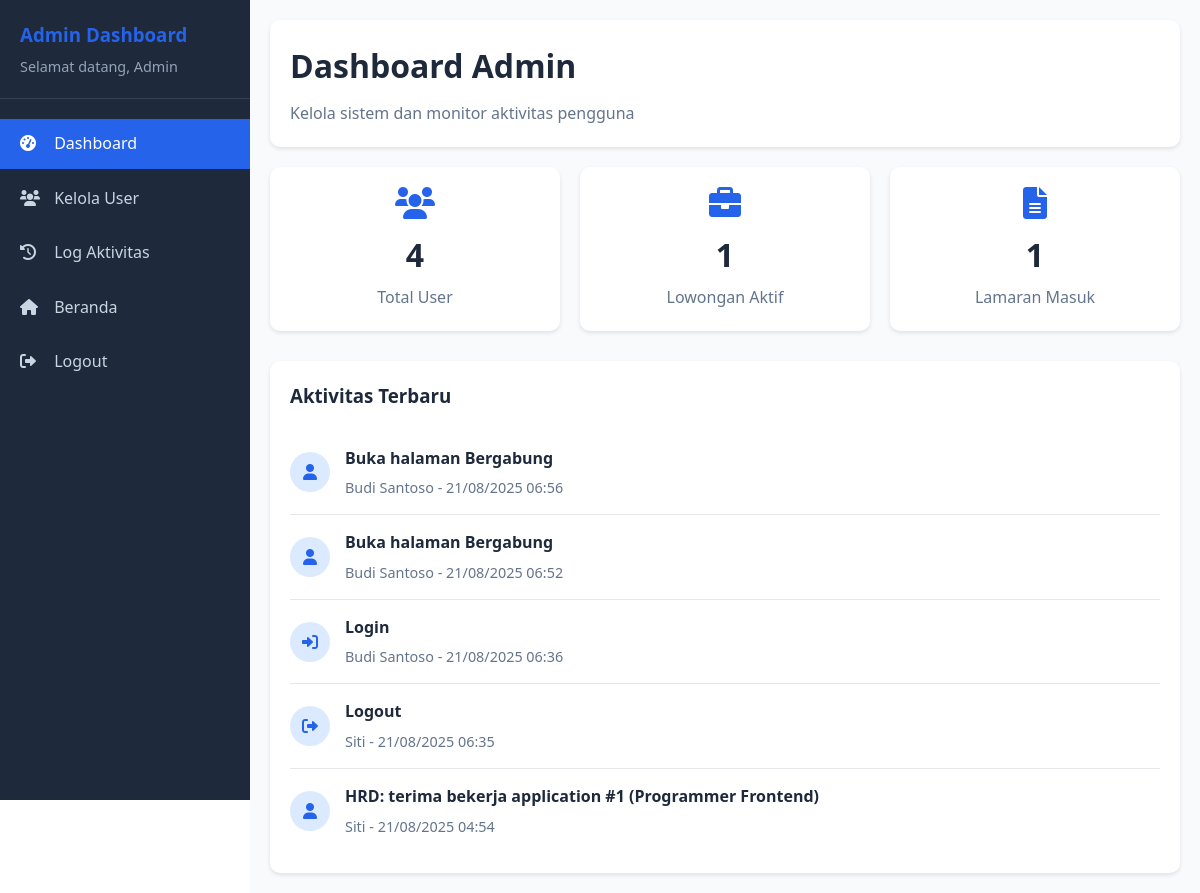
/admin/dashboard.php (signed in), run on an earlier commit of the app's database.
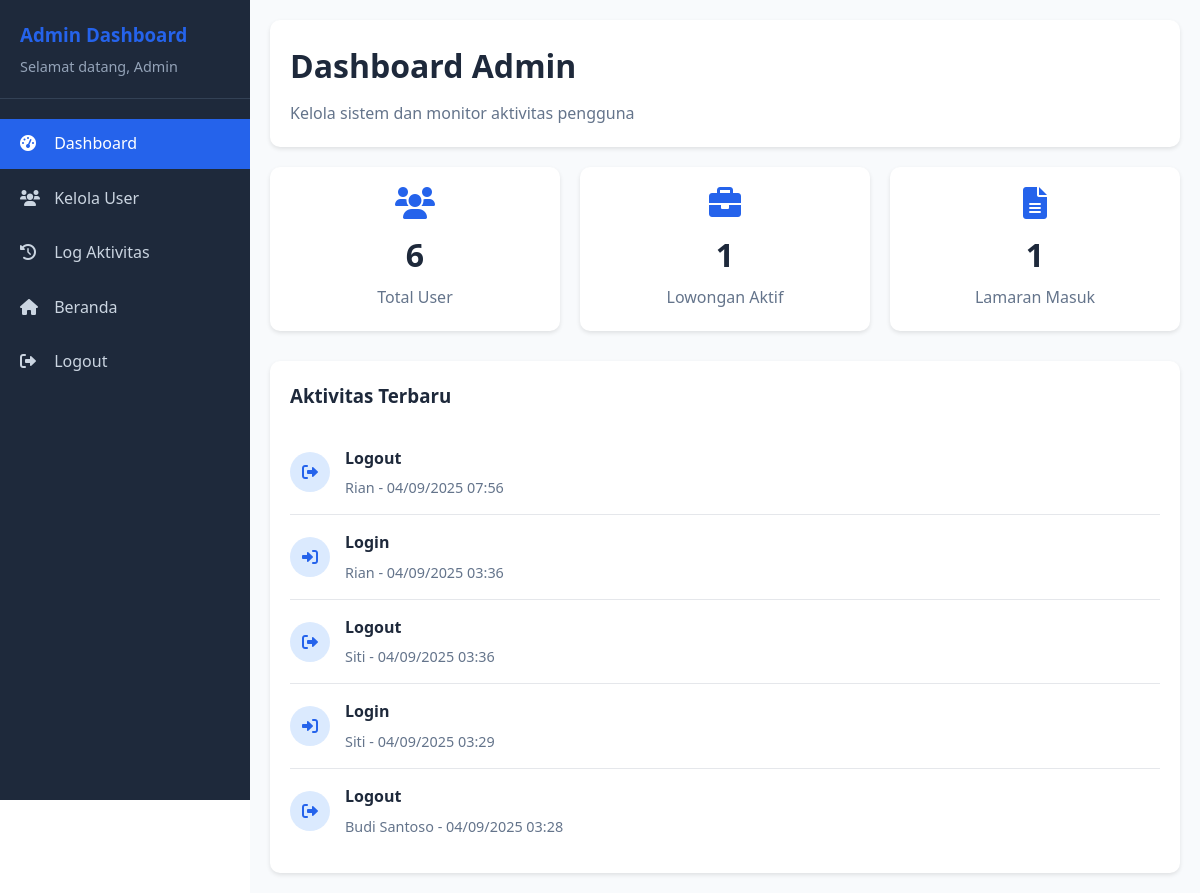
And on a later commit of the database.
### tables this page shows
CREATE TABLE `log_aktivitas` (
  `log_id` int NOT NULL,
  `user_id` int DEFAULT NULL,
  `action` varchar(255) NOT NULL,
  `log_time` timestamp NULL DEFAULT CURRENT_TIMESTAMP
);

CREATE TABLE `users` (
  `user_id` int NOT NULL,
  `username` varchar(50) NOT NULL,
  `password` varchar(255) NOT NULL,
  `email` varchar(100) NOT NULL,
  `full_name` varchar(100) DEFAULT NULL,
  `role` enum('admin','pelamar','hrd','konten') DEFAULT 'pelamar',
  `status` enum('active','inactive') DEFAULT 'active',
  `created_at` timestamp NULL DEFAULT CURRENT_TIMESTAMP,
  `hapus` int NOT NULL DEFAULT '0'
);

### admin/dashboard.php (the view, shortened to what this page needs)
<?php
require_once '../connect/koneksi.php';
$full_name = $_SESSION['full_name'];
$total_users_query = "SELECT COUNT(*) as total FROM users WHERE hapus = 0";
$total_users_result = mysqli_query($conn, $total_users_query);
$total_users = mysqli_fetch_assoc($total_users_result)['total'];
$active_jobs_query = "SELECT COUNT(*) as total FROM lowongan WHERE status = 'open' AND hapus = 0";
$active_jobs_result = mysqli_query($conn, $active_jobs_query);
$active_jobs = mysqli_fetch_assoc($active_jobs_result)['total'];
$total_applications_query = "SELECT COUNT(*) as total FROM applications";
$total_applications_result = mysqli_query($conn, $total_applications_query);
$total_applications = mysqli_fetch_assoc($total_applications_result)['total'];
$recent_activity_query = "SELECT l.*, u.username, u.full_name
                         FROM log_aktivitas l
                         LEFT JOIN users u ON l.user_id = u.user_id
                         ORDER BY l.log_time DESC
                         LIMIT 5";
$recent_activity_result = mysqli_query($conn, $recent_activity_query);
?>
<!DOCTYPE html>
<html lang="id">
<head>
    <link rel="stylesheet" href="../assets/css/common.css">
    <link rel="stylesheet" href="https://cdnjs.cloudflare.com/ajax/libs/font-awesome/6.0.0/css/all.min.css">
    <link rel="stylesheet" href="css/dashboard.css">
</head>
<body>
    <div class="dashboard-container">
        <div class="sidebar" id="sidebar">
            <div class="sidebar-header">
                <h3>Admin Dashboard</h3>
                <p>Selamat datang, <?php echo htmlspecialchars($full_name); ?></p>
            </div>
            <ul class="sidebar-menu">
                <li><a href="dashboard.php" class="active"><i class="fas fa-tachometer-alt"></i> Dashboard</a></li>
                <li><a href="users.php"><i class="fas fa-users"></i> Kelola User</a></li>
                <li><a href="logs.php"><i class="fas fa-history"></i> Log Aktivitas</a></li>
                <li><a href="../index.php"><i class="fas fa-home"></i> Beranda</a></li>
                <li><a href="../logout.php"><i class="fas fa-sign-out-alt"></i> Logout</a></li>
            </ul>
        </div>
        <div class="main-content">
            <div class="dashboard-header">
                <h1>Dashboard Admin</h1>
                <p>Kelola sistem dan monitor aktivitas pengguna</p>
            </div>
            <div class="stats-grid">
                <div class="stat-card">
                    <i class="fas fa-users"></i>
                    <h3><?php echo $total_users; ?></h3>
                    <p>Total User</p>
                </div>
                <div class="stat-card">
                    <i class="fas fa-briefcase"></i>
                    <h3><?php echo $active_jobs; ?></h3>
                    <p>Lowongan Aktif</p>
                </div>
                <div class="stat-card">
                    <i class="fas fa-file-alt"></i>
                    <h3><?php echo $total_applications; ?></h3>
                    <p>Lamaran Masuk</p>
                </div>
            </div>
            <div class="recent-activity">
                <h3>Aktivitas Terbaru</h3>
                <?php if (mysqli_num_rows($recent_activity_result) > 0): ?>
                    <?php while ($activity = mysqli_fetch_assoc($recent_activity_result)): ?>
                        <div class="activity-item">
                            <div class="activity-icon">
                                <i class="fas fa-<?php echo ($activity['action'] == 'Login') ? 'sign-in-alt' : (($activity['action'] == 'Logout') ? 'sign-out-alt' : 'user'); ?>"></i>
                            </div>
                            <div class="activity-content">
                                <h4><?php echo htmlspecialchars($activity['action']); ?></h4>
                                <p><?php echo htmlspecialchars($activity['full_name'] ?: $activity['username']); ?> - <?php echo date('d/m/Y H:i', strtotime($activity['log_time'])); ?></p>
                            </div>
                        </div>
                    <?php endwhile; ?>
                <?php endif; ?>
            </div>
        </div>
    </div>
</body>
</html>

What changed in the data, as far as the page shows it:
no longer on this page (row unchanged): log_aktivitas: action "Buka halaman Bergabung", user.full_name "Budi Santoso", log_time "21/08/2025 06:56"
no longer on this page (row unchanged): log_aktivitas: action "Buka halaman Bergabung", user.full_name "Budi Santoso", log_time "21/08/2025 06:52"
no longer on this page (row unchanged): log_aktivitas: action "Login", user.full_name "Budi Santoso", log_time "21/08/2025 06:36"
no longer on this page (row unchanged): log_aktivitas: action "Logout", user.full_name "Siti", log_time "21/08/2025 06:35"
no longer on this page (row unchanged): log_aktivitas: action "HRD: terima bekerja application #1 (Programmer Frontend)", user.full_name "Siti", log_time "21/08/2025 04:54"
added log_aktivitas: action "Logout", user.full_name "Rian", log_time "04/09/2025 07:56"
added log_aktivitas: action "Login", user.full_name "Rian", log_time "04/09/2025 03:36"
added log_aktivitas: action "Logout", user.full_name "Siti", log_time "04/09/2025 03:36"
added log_aktivitas: action "Login", user.full_name "Siti", log_time "04/09/2025 03:29"
added log_aktivitas: action "Logout", user.full_name "Budi Santoso", log_time "04/09/2025 03:28"
Also different on the page:
$total_users: "4" → "6"
